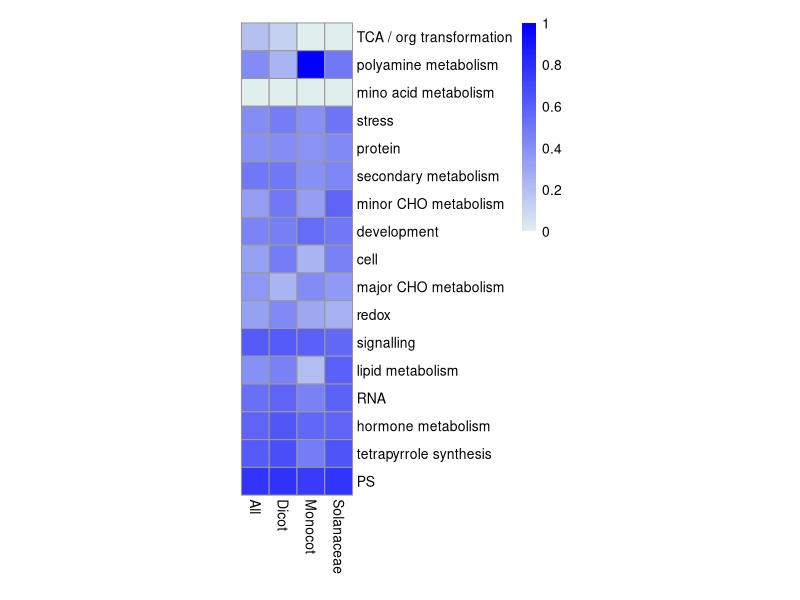

Reproduce this figure in R.
library(pheatmap)

mat <- read.table('conservation.txt',header=T,row.names=1,sep='\t')

col <- colorRampPalette(c('azure2','blue'))(100)

pheatmap(mat,cluster_rows=F,cluster_cols=F,cellwidth=20,cellheight=20,color=col)


